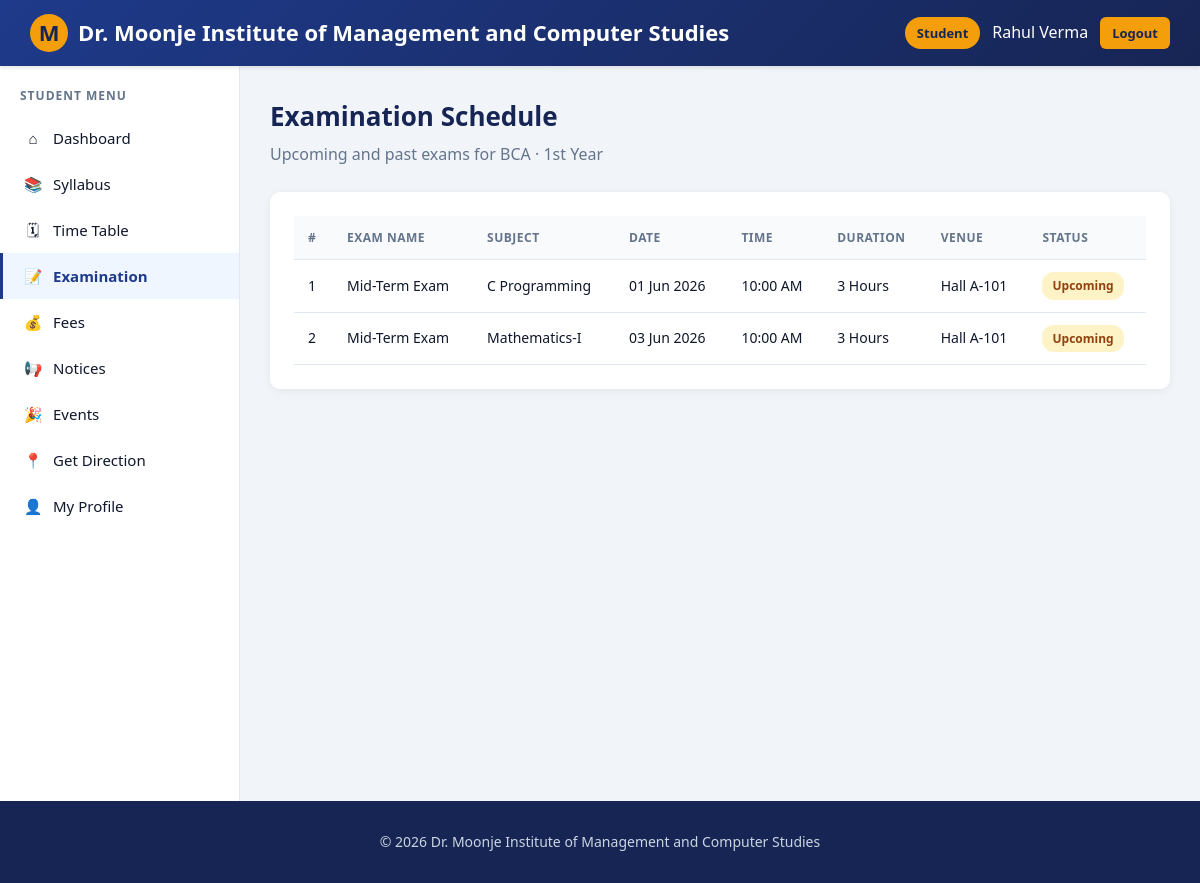
The app's page /student/examination.php (signed in) with its own data.
### tables this page shows
CREATE TABLE examinations (
    id INT AUTO_INCREMENT PRIMARY KEY,
    exam_name VARCHAR(100) NOT NULL,
    course VARCHAR(50) NOT NULL,
    year VARCHAR(10) NOT NULL,
    subject VARCHAR(100) NOT NULL,
    exam_date DATE NOT NULL,
    exam_time TIME NOT NULL,
    duration VARCHAR(20),
    venue VARCHAR(100),
    posted_by INT NOT NULL,
    created_at TIMESTAMP DEFAULT CURRENT_TIMESTAMP,
    FOREIGN KEY (posted_by) REFERENCES teachers(id) ON DELETE CASCADE
);

### config/db.php (called while the page is built, shortened)
<?php
function e($value) {
    return htmlspecialchars($value ?? '', ENT_QUOTES, 'UTF-8');
}

### student/examination.php (the view, shortened to what this page needs)
<?php
require_once '../includes/student_header.php';
$stmt = $conn->prepare("SELECT * FROM examinations WHERE course=? AND year=? ORDER BY exam_date ASC");
$stmt->bind_param('ss', $_SESSION['student_course'], $_SESSION['student_year']);
$stmt->execute();
$res = $stmt->get_result();
?>
<div class="page-header">
    <div>
        <h1>Examination Schedule</h1>
        <p>Upcoming and past exams for <?= e($_SESSION['student_course']) ?> · <?= e($_SESSION['student_year']) ?></p>
    </div>
</div>
<div class="panel">
    <div class="table-wrap">
        <table>
            <thead>
                <tr>
                    <th>#</th><th>Exam Name</th><th>Subject</th><th>Date</th><th>Time</th><th>Duration</th><th>Venue</th><th>Status</th>
                </tr>
            </thead>
            <tbody>
                <?php if($res->num_rows): $i=1; while($r=$res->fetch_assoc()):
                    $isPast = strtotime($r['exam_date']) < strtotime(date('Y-m-d'));
                ?>
                    <tr>
                        <td><?= $i++ ?></td>
                        <td><?= e($r['exam_name']) ?></td>
                        <td><?= e($r['subject']) ?></td>
                        <td><?= date('d M Y', strtotime($r['exam_date'])) ?></td>
                        <td><?= date('h:i A', strtotime($r['exam_time'])) ?></td>
                        <td><?= e($r['duration']) ?></td>
                        <td><?= e($r['venue']) ?></td>
                        <td><span class="status <?= $isPast?'paid':'pending' ?>"><?= $isPast?'Completed':'Upcoming' ?></span></td>
                    </tr>
                <?php endwhile; else: ?>
                    <tr><td colspan="8" style="text-align:center; color:#64748b;">No exam scheduled.</td></tr>
                <?php endif; ?>
            </tbody>
        </table>
    </div>
</div>
<?php require_once '../includes/student_footer.php'; ?>

### assets/css/style.css (style rules this page uses)
* { margin:0; padding:0; box-sizing:border-box; }
:root { --primary:#1e3a8a; --primary-dark:#172554; --secondary:#f59e0b; --accent:#0ea5e9; --light:#f8fafc; --dark:#0f172a; --gray:#64748b; --border:#e2e8f0; --success:#16a34a; --danger:#dc2626; --warning:#f59e0b; --card-shadow:0 2px 8px rgba(0,0,0,0.06); }
body { font-family:'Segoe UI', Tahoma, sans-serif; background:#f1f5f9; color:var(--dark); line-height:1.6; min-height:100vh; }
.page-header { display:flex; justify-content:space-between; align-items:center; margin-bottom:25px; flex-wrap:wrap; gap:12px; }
.page-header h1 { font-size:26px; color:var(--primary-dark); }
.page-header p { color:var(--gray); margin-top:4px; }
.panel { background:#fff; border-radius:10px; padding:24px; box-shadow:var(--card-shadow); margin-bottom:20px; }
.table-wrap { overflow-x:auto; }
table { width:100%; border-collapse:collapse; font-size:14px; }
table th, table td { padding:12px 14px; text-align:left; border-bottom:1px solid var(--border); }
table th { background:#f8fafc; color:var(--gray); font-weight:600; text-transform:uppercase; font-size:12px; letter-spacing:0.5px; }
.status { padding:4px 10px; border-radius:12px; font-size:12px; font-weight:600; display:inline-block; }
.status.pending { background:#fef3c7; color:#92400e; }

### records on screen
examinations: exam_name "Mid-Term Exam", subject "C Programming", exam_date "01 Jun 2026", exam_time "10:00 AM", duration "3 Hours", venue "Hall A-101", shows "Upcoming"
examinations: exam_name "Mid-Term Exam", subject "Mathematics-I", exam_date "03 Jun 2026", exam_time "10:00 AM", duration "3 Hours", venue "Hall A-101", shows "Upcoming"

### other values on screen
$_SESSION['student_name'] "Rahul Verma"
$_SESSION['student_course'] "BCA"
$_SESSION['student_year'] "1st Year"
